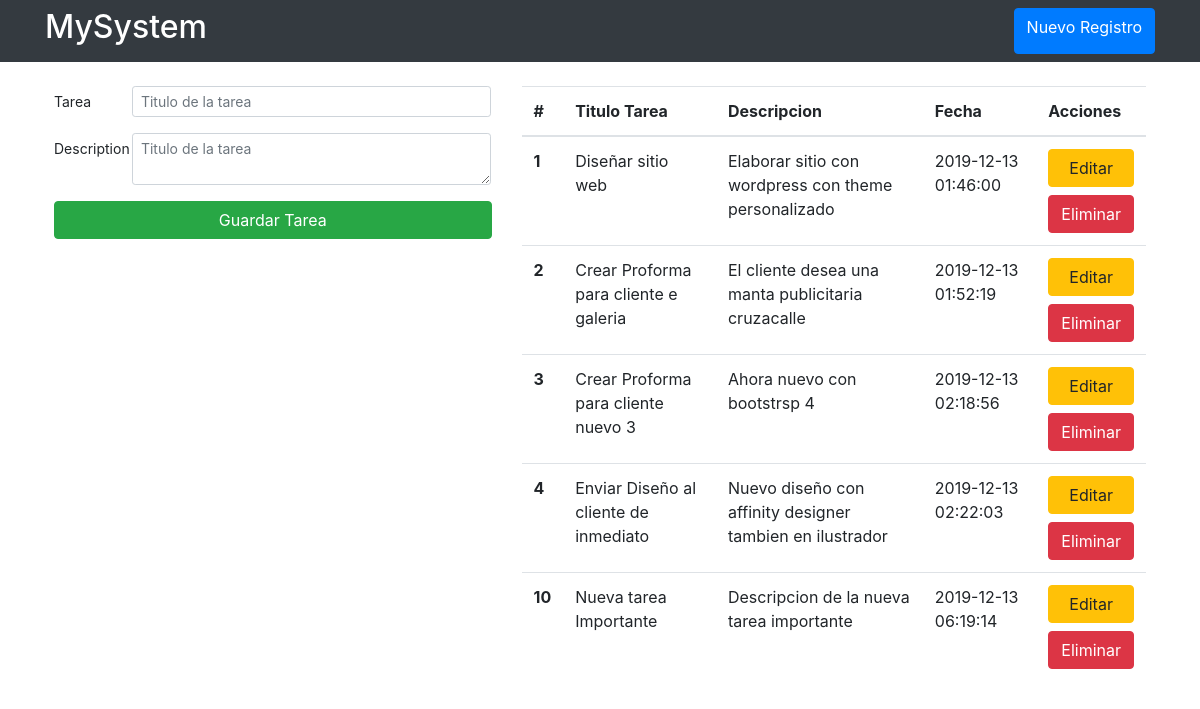
The page / on the database its author committed.
### tables this page shows
CREATE TABLE `tareas` (
  `tarea_id` int(11) NOT NULL,
  `tarea_titulo` varchar(255) NOT NULL,
  `tarea_descripcion` text NOT NULL,
  `tarea_fecha` timestamp NOT NULL DEFAULT CURRENT_TIMESTAMP
);

### index.php (the view, shortened to what this page needs)
 <?php include("includes/header.php");?>
 <div class="container-fluid bg-dark p-2">
        <div class="container text-white d-flex justify-content-between">
            <h2>MySystem</h2>
            <a href="nuevo.php" class="btn btn-primary ">Nuevo Registro</a>
        </div>
    </div>
    <div class="container p-2 p-sm-4">
        <div class="row">
            <div class="col-md-5">
<form action="guardar_tarea.php" method="POST">
            <div class="form-group row">
                <label for="titulo" class="col-sm-2 col-form-label col-form-label-sm">Tarea</label>
                <div class="col-sm-10">
                    <input type="text" name="titulo_tarea" class="form-control form-control-sm" id="titulo" placeholder="Titulo de la tarea">
                </div>
            </div>
            <div class="form-group row">
                <label for="descripcion" class="col-sm-2 col-form-label col-form-label-sm">Description</label>
                <div class="col-sm-10">
                    <textarea type="textarea" name="descripcion_tarea" class="form-control form-control-sm" id="descripcion" placeholder="Titulo de la tarea"></textarea>
                </div>
            </div>
            <input class="btn btn-success btn-block" type="submit" value="Guardar Tarea" name="guardar_tarea">
</form>
            </div>
            <div class="col-md-7">
            <table class="table table-hover row-reverse">
                <thead>
                    <tr>
                    <th scope="col">#</th>
                    <th scope="col">Titulo Tarea</th>
                    <th scope="col">Descripcion</th>
                    <th scope="col">Fecha</th>
                    <th scope="col">Acciones</th>
                    </tr>
                </thead>
                <tbody>
                    <?php
                    $query = "SELECT * FROM `tareas`";
                    $resultados_tareas = mysqli_query($my_conexion_db, $query);
                    while($row = mysqli_fetch_array($resultados_tareas)){ ?>
                    <tr>
                    <th scope="row"><?php echo $row['tarea_id']?></th>
                    <td><?php echo $row['tarea_titulo']?></td>
                    <td><?php echo $row['tarea_descripcion']?></td>
                    <td><?php echo $row['tarea_fecha']?></td>
                    <td>
                        <a class="btn btn-warning btn-block" href="editar_tarea.php?tarea_id=<?php echo $row['tarea_id']?>">Editar</a>
                        <a class="btn btn-danger btn-block" href="eliminar_tarea.php?tarea_id=<?php echo $row['tarea_id']?>">Eliminar</a>
                    </td>
                    </tr>
                    <?php }; ?>
                </tbody>
                </table>
            </div>
        </div>
    </div>
<?php include("includes/footer.php");?>

### includes/header.php (shortened to what this page needs)
<!doctype html>
<html lang="es">
<head>
    <link rel="stylesheet" href="https://stackpath.bootstrapcdn.com/bootstrap/4.3.1/css/bootstrap.min.css">
</head>
<body>

### includes/footer.php (shortened to what this page needs)
</body>
</html>

### rows shown on the page
tareas: tarea_id "1", tarea_titulo "Diseñar sitio web", tarea_descripcion "Elaborar sitio con wordpress con theme personalizado", tarea_fecha "2019-12-13 01:46:00"
tareas: tarea_id "2", tarea_titulo "Crear Proforma para cliente e galeria", tarea_descripcion "El cliente desea una manta publicitaria cruzacalle", tarea_fecha "2019-12-13 01:52:19"
tareas: tarea_id "3", tarea_titulo "Crear Proforma para cliente nuevo 3", tarea_descripcion "Ahora nuevo con bootstrsp 4", tarea_fecha "2019-12-13 02:18:56"
tareas: tarea_id "4", tarea_titulo "Enviar Diseño al cliente de inmediato", tarea_descripcion "Nuevo diseño con affinity designer tambien en ilustrador", tarea_fecha "2019-12-13 02:22:03"
tareas: tarea_id "10", tarea_titulo "Nueva tarea Importante", tarea_descripcion "Descripcion de la nueva tarea importante", tarea_fecha "2019-12-13 06:19:14"
